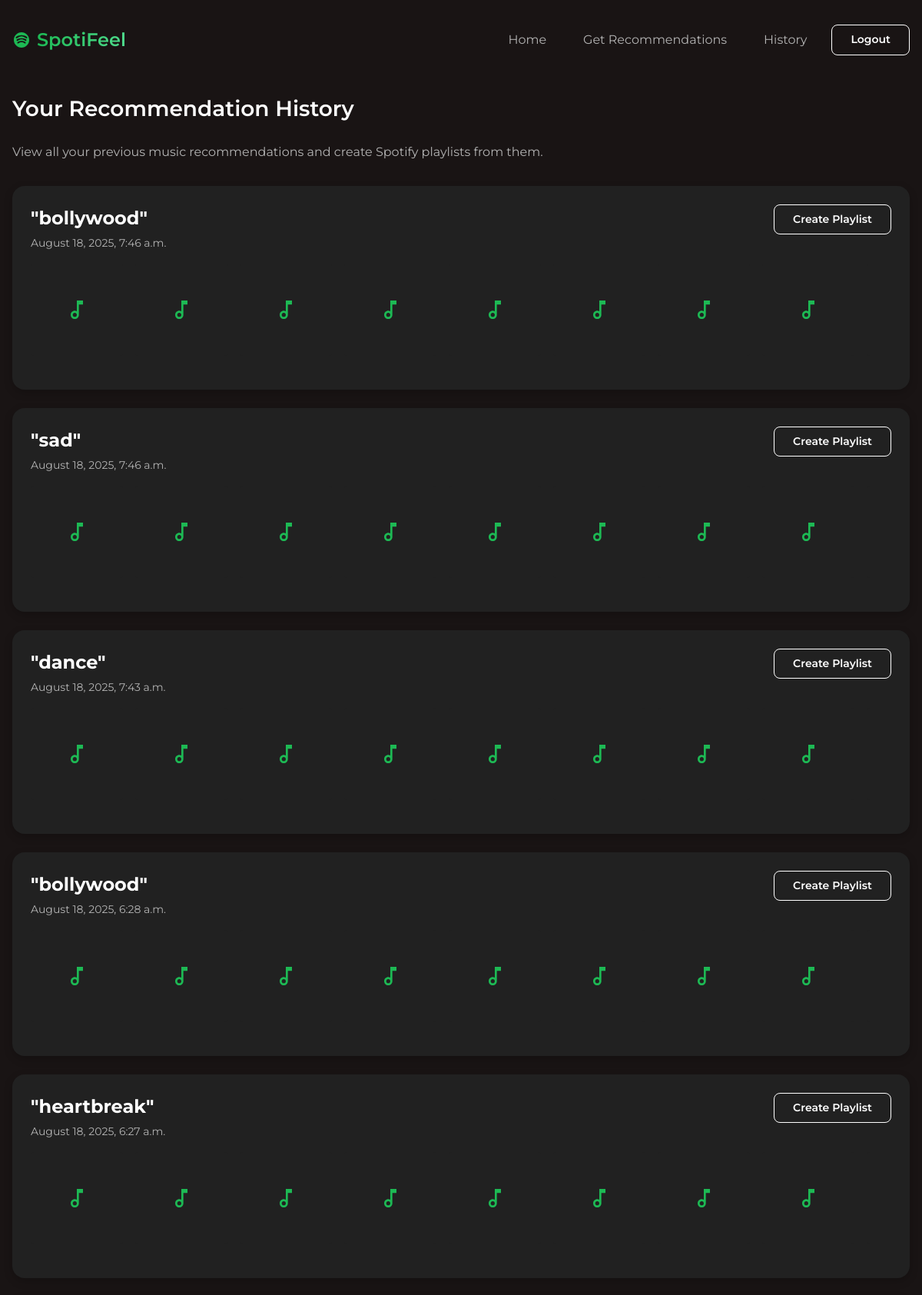
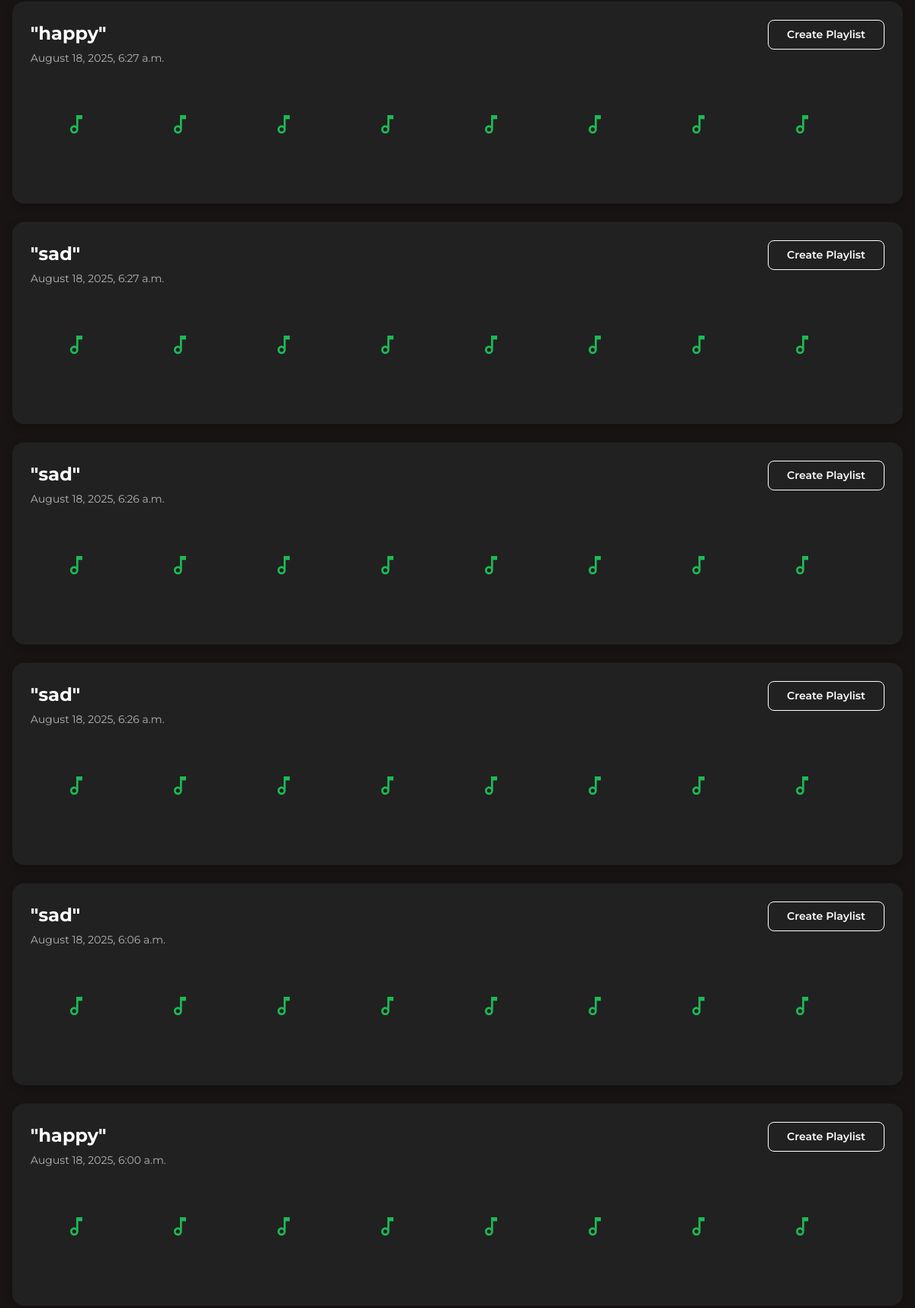
/history/ (signed in, upper part), run on the app's committed database (2 pictures, top to bottom).
### recommender/models.py (models this page shows, shortened)
class RecommendationHistory(models.Model):
    user = models.ForeignKey(User, on_delete=models.CASCADE)
    prompt = models.CharField(max_length=255)
    created_at = models.DateTimeField(auto_now_add=True)
    tracks = models.TextField()  # JSON string of recommended tracks
    def get_tracks(self):
        return json.loads(self.tracks)

### recommender/views.py (the view)
# urls.py: path('history/', views.history, name='history'),
@login_required
def history(request):
    try:
        histories = RecommendationHistory.objects.filter(user=request.user).order_by('-created_at')
        for history in histories:
            history.tracks_list = history.get_tracks()
        return render(request, 'recommender/history.html', {'histories': histories})
    except Exception as e:
        messages.error(request, f"An error occurred: {str(e)}")
        return redirect('home')

### recommender/templates/recommender/history.html (shortened to what this page needs)
{% extends 'recommender/base.html' %}
{% block content %}
<div class="history fade-in">
    <h1 class="section-title">Your Recommendation History</h1>
    <p class="section-description">
        View all your previous music recommendations and create Spotify playlists from them.
    </p>
    {% if histories %}
        <div style="margin-top: var(--spacing-4);">
            {% for history in histories %}
                <div class="card" style="margin-bottom: var(--spacing-3);">
                    <div style="display: flex; justify-content: space-between; align-items: flex-start; margin-bottom: var(--spacing-2);">
                        <div>
                            <h2 style="margin-bottom: 4px;">"{{ history.prompt }}"</h2>
                            <p style="color: var(--spotify-light-gray); font-size: 14px;">
                                {{ history.created_at|date:"F j, Y, g:i a" }}
                            </p>
                        </div>
                        <a href="{% url 'create_playlist' history.id %}" class="btn btn-secondary">Create Playlist</a>
                    </div>
                    <div style="display: flex; overflow-x: auto; gap: var(--spacing-2); padding-bottom: var(--spacing-2);">
                        {% for track in history.tracks_list %}
                            <div style="min-width: 120px; max-width: 120px;">
                                {% if track.image_url %}
                                    <img src="{{ track.image_url }}" alt="{{ track.name }}" style="width: 100%; aspect-ratio: 1; object-fit: cover; border-radius: var(--radius-sm);">
                                {% else %}
                                    <div style="width: 100%; aspect-ratio: 1; background-color: var(--spotify-dark-gray); border-radius: var(--radius-sm); display: flex; align-items: center; justify-content: center;">
                                    </div>
                                {% endif %}
                            </div>
                        {% endfor %}
                    </div>
                </div>
            {% endfor %}
        </div>
    {% endif %}
</div>
{% endblock %}

### recommender/templates/recommender/base.html (shortened to what this page needs)
<!DOCTYPE html>
<html lang="en">
<head>
</head>
<body>
    <div class="container">
        <nav class="navbar">
            <a href="{% url 'home' %}" class="logo">
                <span class="logo-text">SpotiFeel</span>
            </a>
            <div class="nav-links">
                <a href="{% url 'home' %}" class="nav-link">Home</a>
                <a href="{% url 'recommend' %}" class="nav-link">Get Recommendations</a>
                <a href="{% url 'history' %}" class="nav-link">History</a>
                {% if user.is_authenticated %}
                    <a href="{% url 'logout' %}" class="btn btn-secondary">Logout</a>
                {% else %}
                    <a href="{% url 'login' %}" class="btn">Connect Spotify</a>
                {% endif %}
            </div>
        </nav>
        {% block content %}{% endblock %}
    </div>
</body>
</html>

### recommender/templates/recommender/base.html (style rules this page uses)
:root { --spotify-green: #1DB954; --spotify-black: #191414; --spotify-dark-gray: #212121; --spotify-gray: #535353; --spotify-light-gray: #b3b3b3; --spotify-white: #FFFFFF; --spotify-success: #1DB954; --spotify-warning: #F59B23; --spotify-error: #EB1E32; --radius-sm: 4px; --radius-md: 8px; --radius-lg: 16px; --spacing-1: 8px; --spacing-2: 16px; --spacing-3: 24px; --spacing-4: 32px; --spacing-5: 40px; --spacing-6: 48px; }
* { margin: 0; padding: 0; box-sizing: border-box; }
body { font-family: 'Montserrat', sans-serif; background-color: var(--spotify-black); color: var(--spotify-white); line-height: 1.5; }
.container { width: 100%; max-width: 1200px; margin: 0 auto; padding: var(--spacing-2); }
.navbar { display: flex; justify-content: space-between; align-items: center; padding: var(--spacing-2) 0; margin-bottom: var(--spacing-4); }
.logo { font-size: 24px; font-weight: 600; color: var(--spotify-white); text-decoration: none; display: flex; align-items: center; }
.logo svg { margin-right: var(--spacing-1); }
.logo-text { background: linear-gradient(to right, var(--spotify-green), #4eda8c); -webkit-background-clip: text; -webkit-text-fill-color: transparent; background-clip: text; }
.nav-links { display: flex; gap: var(--spacing-2); }
.nav-link { color: var(--spotify-light-gray); text-decoration: none; padding: var(--spacing-1) var(--spacing-2); border-radius: var(--radius-md); transition: all 0.2s ease; }
.btn { display: inline-block; padding: var(--spacing-1) var(--spacing-3); background-color: var(--spotify-green); color: var(--spotify-white); border: none; border-radius: var(--radius-md); font-weight: 600; font-size: 14px; text-decoration: none; cursor: pointer; transition: all 0.2s ease; }
.btn-secondary { background-color: transparent; border: 1px solid var(--spotify-white); }
.card { background-color: var(--spotify-dark-gray); border-radius: var(--radius-lg); padding: var(--spacing-3); margin-bottom: var(--spacing-3); box-shadow: 0 4px 12px rgba(0, 0, 0, 0.2); transition: all 0.3s ease; }
.section-title { margin-bottom: var(--spacing-3); font-size: 28px; font-weight: 600; }
.section-description { color: var(--spotify-light-gray); margin-bottom: var(--spacing-3); max-width: 700px; }
.fade-in { animation: fadeIn 0.5s ease-out; }

### data on the page
RecommendationHistory: prompt "bollywood", created_at "August 18, 2025, 7:46 a.m."
RecommendationHistory: prompt "sad", created_at "August 18, 2025, 7:46 a.m."
RecommendationHistory: prompt "dance", created_at "August 18, 2025, 7:43 a.m."
RecommendationHistory: prompt "bollywood", created_at "August 18, 2025, 6:28 a.m."
RecommendationHistory: prompt "heartbreak", created_at "August 18, 2025, 6:27 a.m."
RecommendationHistory: prompt "happy", created_at "August 18, 2025, 6:27 a.m."
RecommendationHistory: prompt "sad", created_at "August 18, 2025, 6:27 a.m."
RecommendationHistory: prompt "sad", created_at "August 18, 2025, 6:26 a.m."
RecommendationHistory: prompt "sad", created_at "August 18, 2025, 6:26 a.m."
RecommendationHistory: prompt "sad", created_at "August 18, 2025, 6:06 a.m."
RecommendationHistory: prompt "happy", created_at "August 18, 2025, 6:00 a.m."
